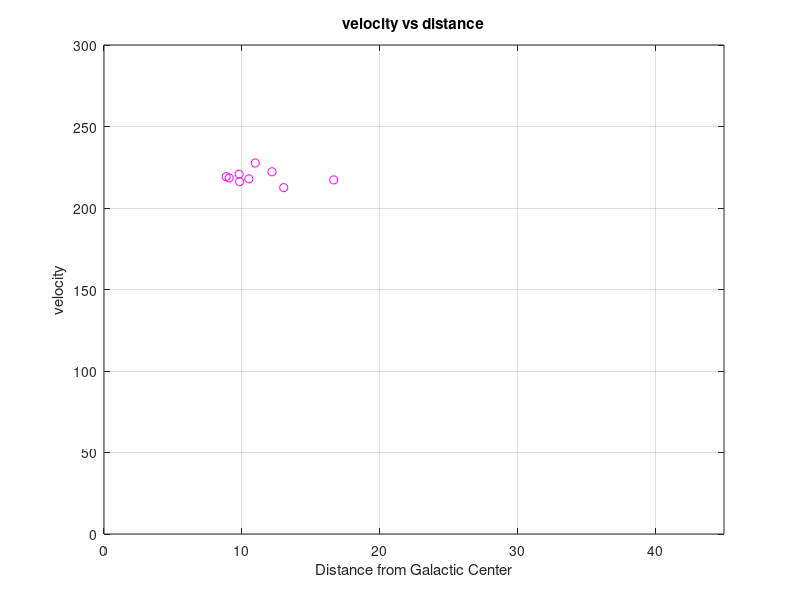

Here is the MATLAB script that generated this plot:
#rotational curve meashurements

format long #"format long" for precition
A = 15.3       #oort          
B = -11.9                  
V0 = 220       # Sun's velocity            
R0 = 8.5       # Distance from galactic center to sun            
W0 = (V0/R0) 
c = 299792458;             
f0 = 1420.4057517667 ;   # Rest frequency of HI line emission

f1 = [1420.4411504425, 1420.5203125, 1420.608203125];   # -+7.25khz            b = 0.
f2 = [1420.4421875, 1420.53984375, 1420.6375];
f3 = [1420.4421875, 1420.549609375, 1420.647265625];
f4 = [1420.4421875, 1420.559375, 1420.66238938052];

l1 = [35 50 65];    #-+ 2deg
l2 = [44 59 74];
l3 = [55 70 80];
l4 = [60 75 80];

#here,line 24 and line 34 f1 and l1 keep change to f2,f3,f4 and l2,l3,l4 
#(f1,l1),(f2,l2),(f3,l3) and (f4,l4) are representing frequency and longitude of galaxy from spectrum plots 1,2,3 and 4.

for i = f1
   vs = (((f0/i)*(c+V0))-c)/1000
   vr_list = [vs]       #vr = rotational velocity of cloud
   
   l_list = [90-l1]      # this is for sin(l) l= 90-l

  for idx=1:length(l_list)
    l =l_list(idx);
   
    vr = vr_list/sind(l)
                                 # d = distance from sun to cloud
    d = vr /(A*sind(2*l)) ;
                                #d2 = (abs(d))   # sometime d maybe negative
                                # vt = tangential velocity of cloud
    vt = d*((A*cosd(2*l))+B);
    idx
    ur = vr+ (V0*sind(l));
    ut = vt+ (V0*cosd(l));
                                              # V = total velocity calculated by propermotion method
    V(idx) = sqrt((ur)^2 + (ut)^2);
                                               # R = distance from Galactic center to cloud
    R(idx) = sqrt((R0^2)+(d^2)-(2*R0*d*cosd(l)));
    a=transpose(R)
    b=transpose(V)
   
   end
  save -append data_R.dat a   #To produce Data file of R
  save -append data_V.dat b   #To produce Data file of V
plot(R,V,'om')
xlim([0 45]);
ylim([0 300]);
grid on
title ("velocity vs distance");
xlabel("Distance from Galactic Center");
ylabel("velocity");
hold on
end
